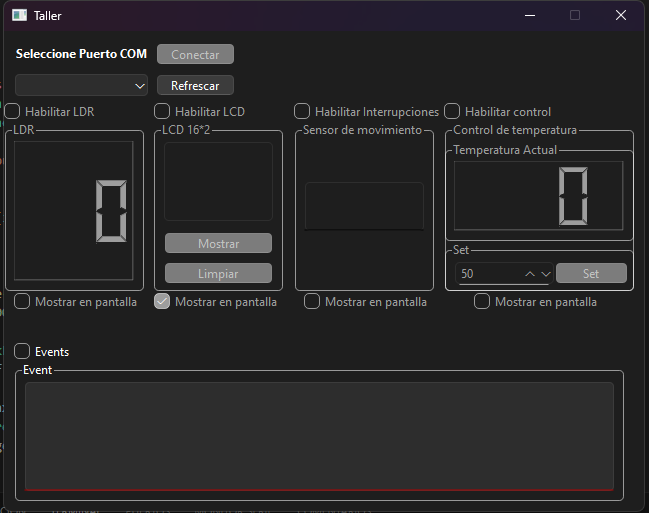
#> input picture Imagenes/3HMI.png, 649 x 513 px, given in place of the camera
$ python '1.4 tarea.py'
#> lines starting #> are read from the running program, lines starting #| are printed output that depends on the picture; after the words box and inside, x2 and y2 are one past the last pixel; in counts of white or black regions, pixels touching at a corner belong together
import cv2

def detect_contours():
    cap = cv2.VideoCapture(0)  # Captura desde la cámara web

    if not cap.isOpened():
        print("Error: No se pudo abrir la cámara.")
        return

    while True:
        ret, frame = cap.read()
#> frame is the input picture: shape (513, 649, 3); mean B, G, R 40.8, 39.7, 40.6
        if not ret:
            break

        # Convertir a escala de grises
        gray = cv2.cvtColor(frame, cv2.COLOR_BGR2GRAY)

        # Aplicar desenfoque para reducir ruido
        blurred = cv2.GaussianBlur(gray, (5, 5), 0)
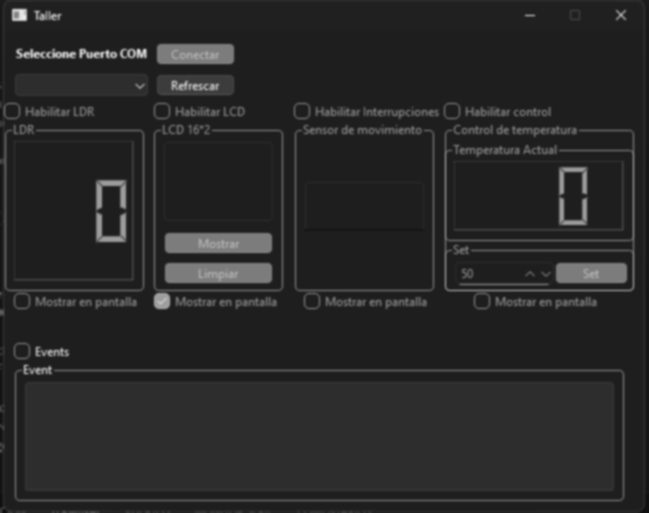
#> blurred: shape (513, 649); min 15, max 236, mean 40.1

        # Detección de bordes con Canny
        edges = cv2.Canny(blurred, 50, 150)
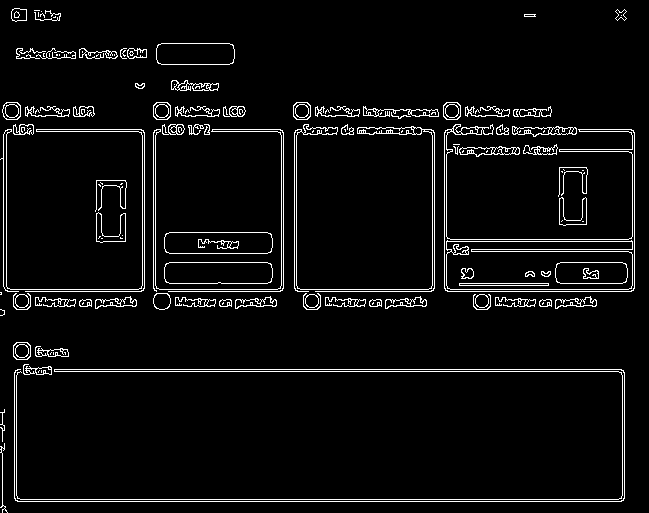
#> edges: shape (513, 649); 5% white in thin lines or dots

        # Encontrar contornos
        contours, _ = cv2.findContours(edges, cv2.RETR_EXTERNAL, cv2.CHAIN_APPROX_SIMPLE)
#> contours = 98 contours, 44 with area under 20; largest, box (x1, y1, x2, y2) and area: (444, 124, 635, 292) 10810, (164, 232, 273, 254) 2232, (164, 262, 273, 284) 2229, (156, 43, 235, 65) 1602, (294, 124, 435, 292) 617

        # Dibujar contornos sobre la imagen original
        cv2.drawContours(frame, contours, -1, (0, 255, 0), 2)
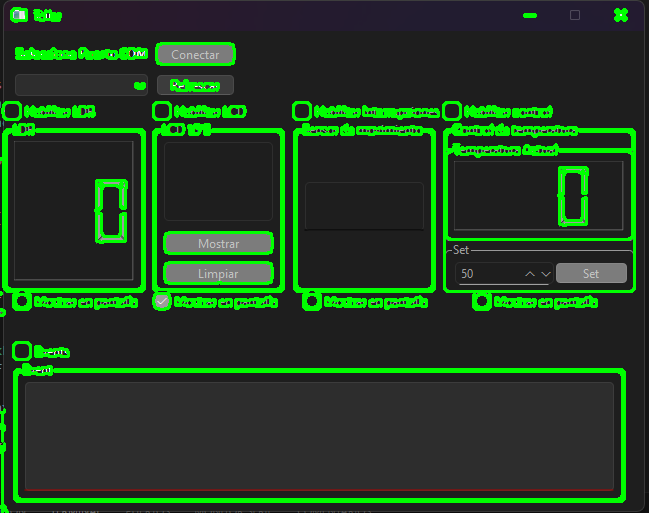
#> frame: shape (513, 649, 3); 11.47% of pixels changed, all inside (x1, y1, x2, y2) = (0, 7, 636, 513)

        # Mostrar los resultados
        cv2.imshow("Original con Contornos", frame)
        cv2.imshow("Escala de Grises", gray)
        cv2.imshow("Bordes Canny", edges)

        # Presionar 'q' para salir
        if cv2.waitKey(1) & 0xFF == ord('q'):
#> (key q is pressed here)
            break

    cap.release()
    cv2.destroyAllWindows()

if __name__ == "__main__":
    detect_contours()
